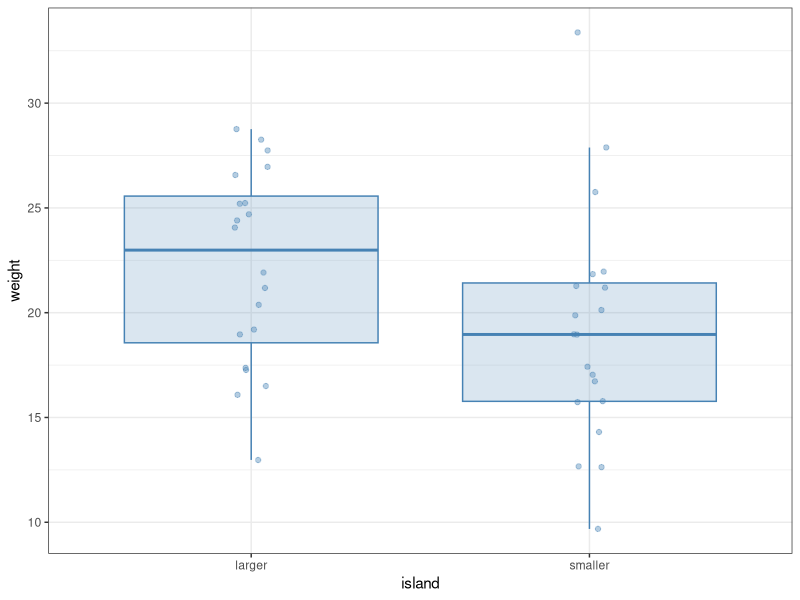
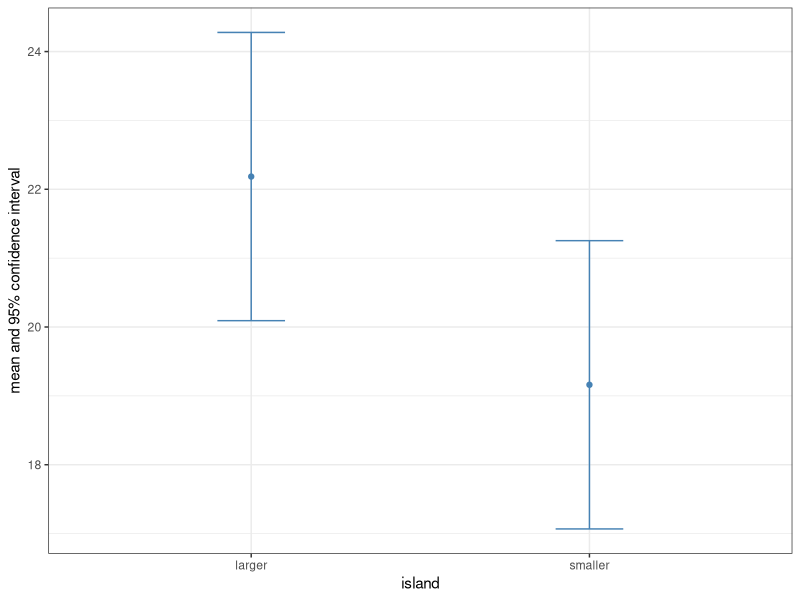
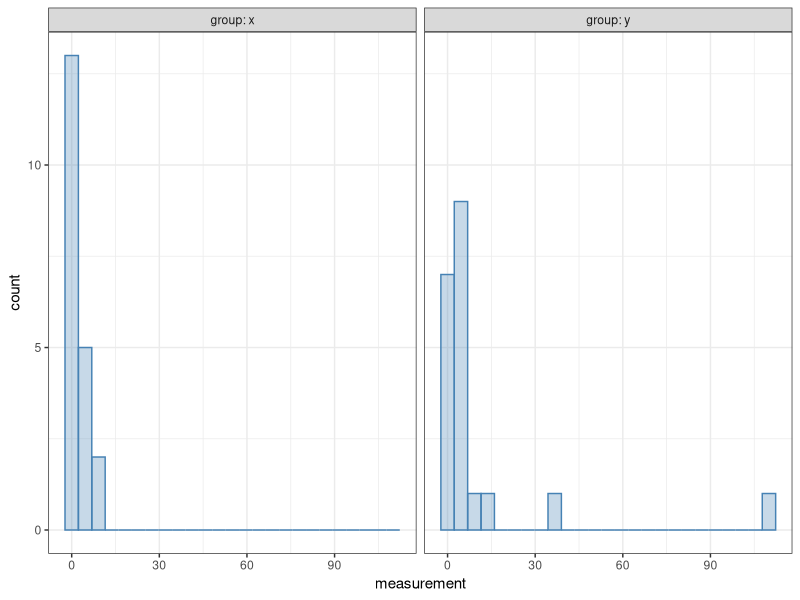

The R script that drew these images, in order: (Note: this script raises an error after producing the figures.)
## ---- chunk 1
#| message: false
library(tidyverse)

bird <- read_csv("fictive_bird_example.csv")
print(bird, n = Inf)
## ---- chunk 2
ggplot(bird) +
  aes(x = island, y = weight) +
  geom_boxplot(colour = "steelblue", fill = "steelblue",
               alpha = 0.2, outlier.shape = NA) +
  geom_jitter(alpha = 0.4, width = 0.05, colour = "steelblue") +
  theme_bw()
## ---- chunk 3
bird |>
  group_by(island) |>
  summarise(mean = mean(weight), median = median(weight)) |>
  ungroup()
## ---- chunk 4
bird |>
  group_by(island) |>
  summarise(mean = mean(weight), # Means of the two groups
            sd = sd(weight), # Standard deviations
            N = n(), # Sample sizes
            SEM = sd / sqrt(N), # Standard errors of the means
            CI = qt(1 - 0.025, N - 1)) |> # Confidence intervals
  ungroup() |> # Ungroup the data (not necessary here, but a good habit)
  ggplot(aes(x = island, y = mean, ymin = mean - CI, ymax = mean + CI)) +
  geom_point(colour = "steelblue") +
  geom_errorbar(colour = "steelblue", width = 0.2) +
  ylab("mean and 95% confidence interval") +
  theme_bw()
## ---- chunk 5
wilcox.test(weight ~ island, data = bird)
## ---- chunk 6
wilcox.test(weight ~ island, data = bird, conf.int = TRUE)
## ---- chunk 7
wilcox.test(weight ~ island, data = bird, conf.int = TRUE, conf.level = 0.99)
## ---- chunk 8
t.test(weight ~ island, data = bird)
## ---- chunk 9
t.test(weight ~ island, data = bird, conf.level = 0.99)
## ---- chunk 10
#| message: false
example <- read_csv("t_wilcox_example.csv")

ggplot(example, aes(x = measurement)) +
  geom_histogram(bins = 25, alpha = 0.3,
                 colour = "steelblue", fill = "steelblue") +
  facet_wrap(~ group, labeller = label_both) +
  theme_bw()
## ---- chunk 11
t.test(measurement ~ group, data = example)
## ---- chunk 12
wilcox.test(measurement ~ group, data = example, conf.int = TRUE)
## ---- chunk 13
#| error: true
bird |>
  wilcox.test(weight ~ island, conf.int = TRUE)
## ---- chunk 14
bird |>
  wilcox.test(weight ~ island, data = _, conf.int = TRUE)
